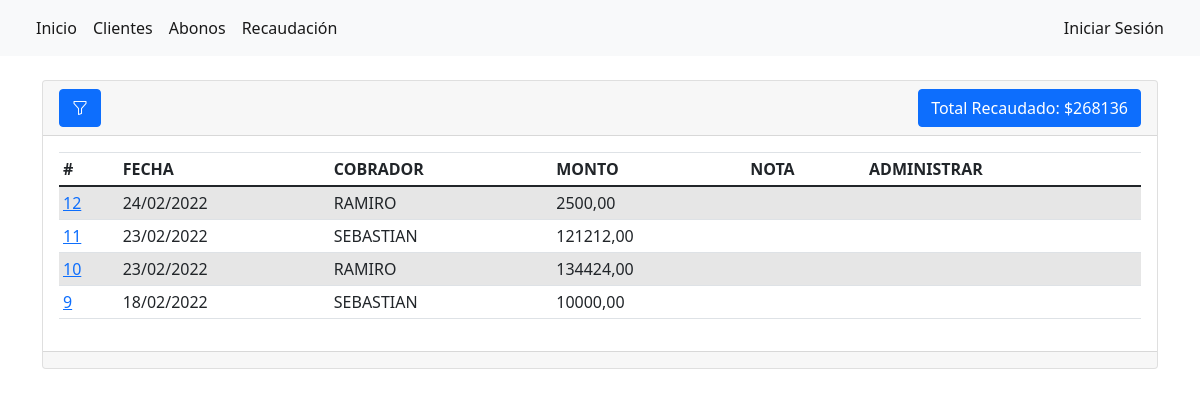
Page /recaudaciones/ on the committed database.
### abonos/models.py (models this page shows, shortened)
class Recaudacion(models.Model):
    cobrador = models.ForeignKey(
        'Cobrador',
        blank=False,
        null=True,
        on_delete=SET_NULL
        )
    fecha = models.DateTimeField(
        blank=True,
        null=True,
        default= datetime.now,
        verbose_name="fecha"
        )
    monto = models.DecimalField(
        max_digits=10,
        decimal_places=2,
        default=0.00,
        verbose_name="monto"
        )
    nota = models.CharField(
        max_length=100,
        blank=True,
        verbose_name="nota"
        )
    creado = models.DateTimeField(auto_now_add=True)
    modificado = models.DateTimeField(auto_now=True)
    class Meta:
        verbose_name = "Recaudación"
        verbose_name_plural = "Recaudaciones"
        ordering = ['-modificado', '-creado']

class Cobrador(models.Model):
    nombre = models.CharField(max_length=45, verbose_name="nombre")
    activo = models.BooleanField(default=True, verbose_name="activo")
    usuario = models.ForeignKey(User,null=True, on_delete=SET_NULL)
    creado = models.DateTimeField(auto_now_add=True)
    modificado = models.DateTimeField(auto_now=True)
    class Meta:
        verbose_name = "Cobrador"
        verbose_name_plural = "Cobradores"
        ordering = ['-modificado', '-creado']
        unique_together = ['nombre']

### abonos/views.py (the view)
# urls.py: path('recaudaciones/', views.recaudaciones, name='recaudaciones'),
def recaudaciones(request):
    if request.GET.get('query_cobrador') != None:
        query_cobrador = request.GET.get('query_cobrador')
        recaudaciones = Recaudacion.objects.filter(cobrador__id=query_cobrador).order_by('-creado')
    if request.GET.get('query_cobrador') == None:
        recaudaciones = Recaudacion.objects.all().order_by('-creado')
    suma_monto = recaudaciones.aggregate(monto=Sum('monto'))
    cobradores = Cobrador.objects.all()
    context = {
        'recaudaciones': recaudaciones,
        'cobradores': cobradores,
        'suma_monto': suma_monto,
    }
    return render(request, 'recaudaciones/index.html', context)

### abonos/templates/recaudaciones/index.html (shortened to what this page needs)
{% extends "base.html" %}
{% block contenido %}
<div class="card">
    <div class="card-header d-flex justify-content-between">
        <a class="btn btn-primary" data-bs-toggle="offcanvas" href="#filtros" role="button" aria-controls="filtros">
            <i class="bi bi-funnel"></i>
        </a>
        {% if suma_monto.monto == None %}
        <a name="" id="" class="btn btn-primary" href="#">Total Recaudado:  $0</a>
        {% else %}
        <a name="" id="" class="btn btn-primary" href="#">Total Recaudado:  ${{suma_monto.monto}}</a>
        {% endif %}
    </div>
    <div class="card-body">
        <div class="table-responsive">
            <table class="table table-sm table-striped table-hover">
                <thead>
                    <tr>
                        <th>#</th>
                        <th>FECHA</th>
                        <th>COBRADOR</th>
                        <th>MONTO</th>
                        <th>NOTA</th>
                        <th>ADMINISTRAR</th>
                    </tr>
                </thead>
                <tbody>
                    {% for recaudacion in recaudaciones %}
                    <tr>
                        <td>
                            <a href="{% url 'abonos'%}?query_recaudacion={{ recaudacion.id }}">{{ recaudacion.id }}</a>
                        </td>
                        <td>{{ recaudacion.fecha|date:"d/m/Y" }}</td>
                        <td>{{ recaudacion.cobrador.nombre }}</td>
                        <td>{{ recaudacion.monto }}</td>
                        <td>{{ recaudacion.nota }}</td>
                        <td>
                        </td>
                    </tr>
                    {% endfor %}
                </tbody>
            </table>
        </div>
    </div>
    <div class="card-footer text-muted">
    </div>
</div>
{% endblock %}

### rows in the picture
Recaudacion: id "12", fecha "24/02/2022", cobrador.nombre "RAMIRO", monto "2500,00"
Recaudacion: id "11", fecha "23/02/2022", cobrador.nombre "SEBASTIAN", monto "121212,00"
Recaudacion: id "10", fecha "23/02/2022", cobrador.nombre "RAMIRO", monto "134424,00"
Recaudacion: id "9", fecha "18/02/2022", cobrador.nombre "SEBASTIAN", monto "10000,00"

### other values in the picture
{{ suma_monto.monto }} "268136"
